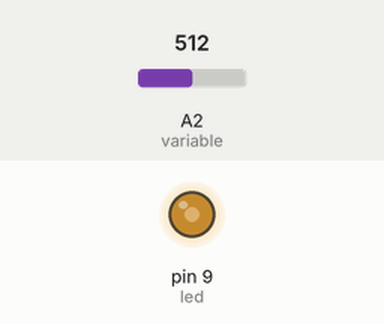
Recording of a sketch running on a simulated Arduino Uno, built with avr-gcc and run on an emulated ATmega328P. Parts: output pins drawn as LEDs (lit = HIGH). The test bench sets the inputs (shaded band); at power-on: A2 (variable) = 512.

Above: at 1.2 s.
1.3 s: A2 (variable) set to 716
At 2.5 s:
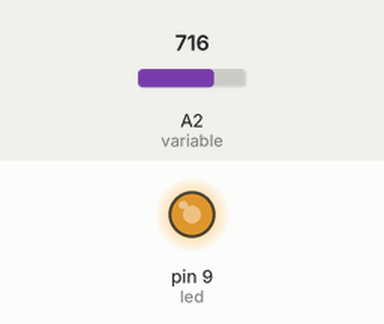
2.8 s: A2 (variable) set to 900
At 3.8 s:
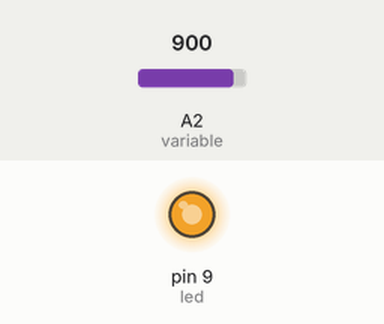
4.3 s: A2 (variable) set to 122
At 5.0 s:
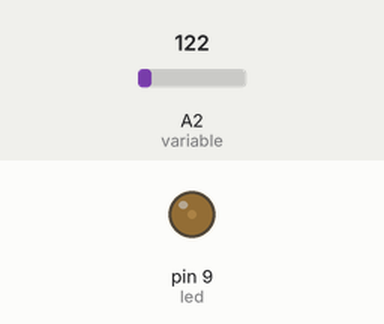
5.8 s: A2 (variable) set to 0
At 6.2 s:
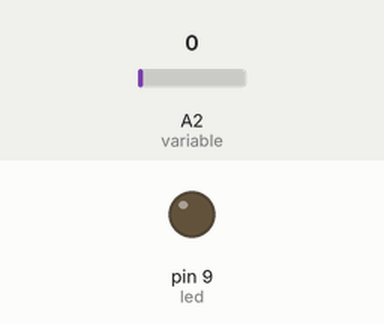
Timing chart, 0 to 8.3 s (numbered marks = the images above; inputs shaded):
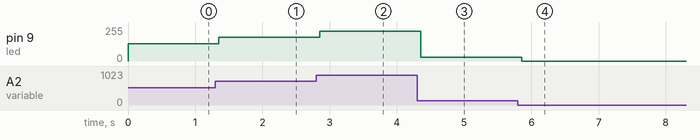

The sketch:

lab4-2.ino
```cpp
const int variable = A2; //宣告 variable 為整數常數, 並將其值設為 A2
const int led = 9; //宣告 led 為整數常數, 並將其值設為 9

void setup() {
  //setup()內沒有程式碼
}

void loop() {
  int sensorValue = analogRead(variable);
  //analogRead(variable) 由類比輸入腳位讀取可變電阻的電壓值,
  //並傳回介於 0~1023 的整數值來對應原本的電壓值
  //宣告感測數值變數為整數變數, 其值等於 analogRead(variable) 的傳回值。
  analogWrite(led, sensorValue/4);
  //使用 analogWrite() 將 sensorValue 輸出到 PWM 腳位, 點亮 LED
  //由於 analogWrite() 函式只接受 0~255 之間的數值,
  //所以必須將 sensorValue 除以 4
  delay(150);//延遲程式執行 0.15 秒
}
```

Measured:
- after the input at 1.3 s, pin 9 (led): 128/255 → 179/255 after 0.05 s
- after the input at 2.8 s, pin 9 (led): 179/255 → 225/255 after 0.05 s
- after the input at 4.3 s, pin 9 (led): 225/255 → 30/255 after 0.05 s
- after the input at 5.8 s, pin 9 (led): 30/255 → 0/255 after 0.05 s
